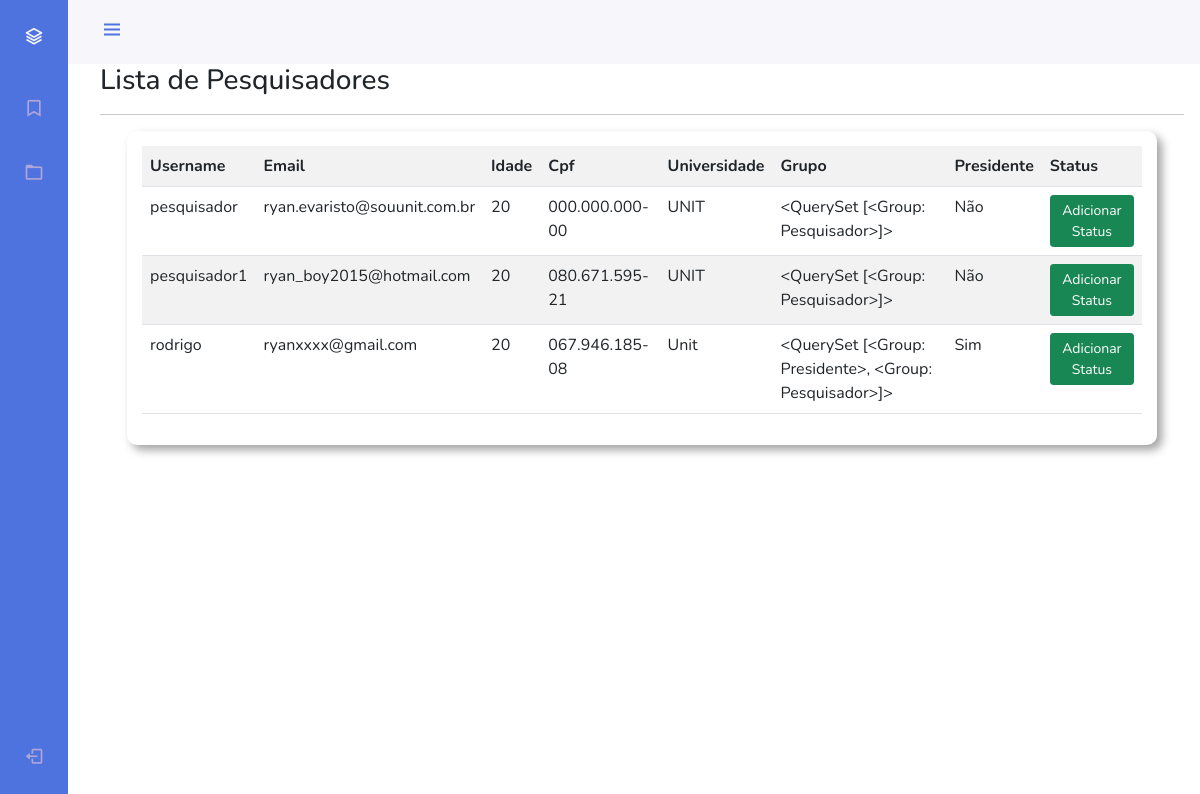
Page /listar/presidente/ (signed in) on the earlier database version.
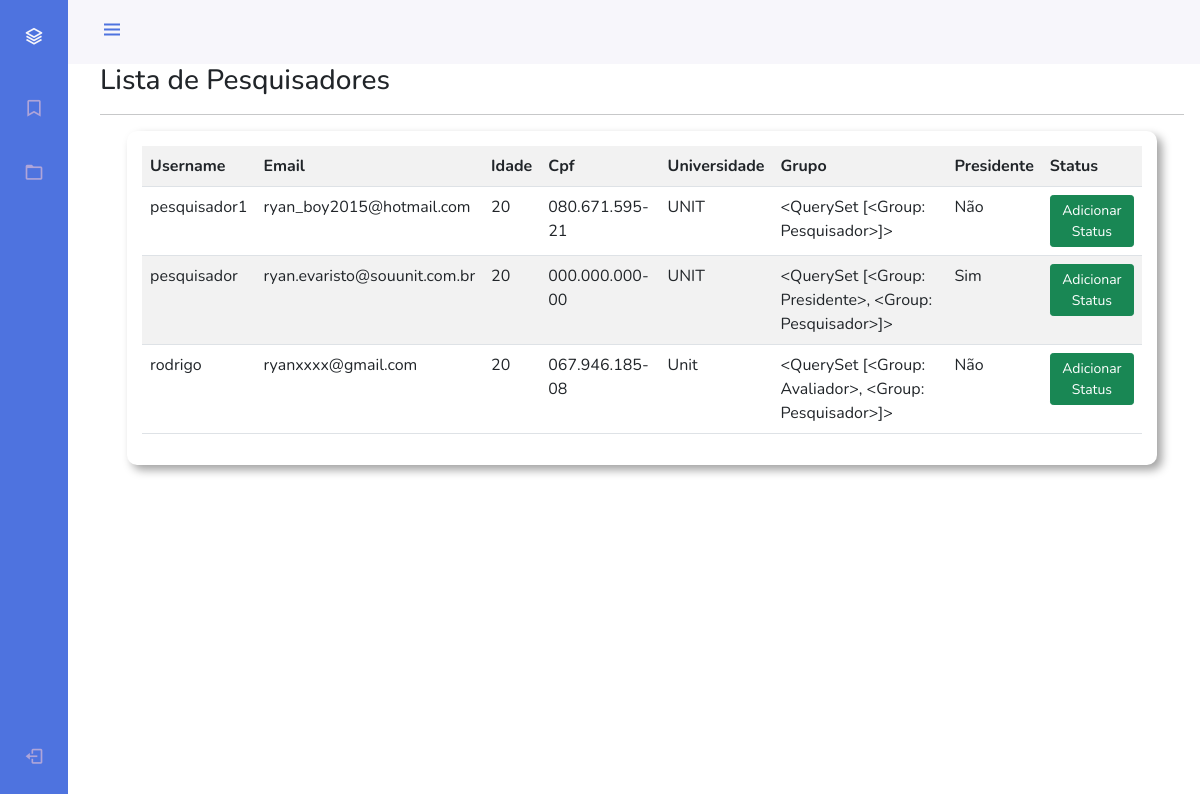
Same page on the later database version.
### Pesquisador/models.py (models this page shows, shortened)
class User(AbstractUser):
    nome = models.CharField("Nome: ",max_length=200,null=True, blank=True)
    email = models.EmailField(max_length=100,null=True, blank=True)
    idade = models.CharField(max_length=3,null=True, blank=True)
    cpf = models.CharField(max_length=14 ,verbose_name='CPF',null=True,blank=True)
    universidade = models.CharField(max_length=100,null=True)
    is_avaliador = models.BooleanField("É Avaliador ?",default=True, null=True)
    is_presidente = models.BooleanField('É presidente ?', default=False)

### administrador/views.py (the view)
# urls.py: path('listar/presidente/', views.PesquisadorList.as_view(),name="pesqList"),
class PesquisadorList(ListView):
    model = User
    template_name = 'administrador/presidente/lista-pesquisador.html'
    def get_queryset(self):
        return User.objects.filter(groups=5)

### template/administrador/presidente/lista-pesquisador.html (shortened to what this page needs)
{% extends 'model-page.html'%}
{% load static %}
{% load crispy_forms_tags %}
{% block conteudo %}
{% if request.user.groups.all.0.name == "Administrador" %}
<link rel="stylesheet" href="{% static 'css/section.css' %}">
<h3>Lista de Pesquisadores</h3>
<hr>
<section style="margin-top: 10px;">
    <div class="table-responsive">
        <table class="table table-striped">
            <tr>
                <th>Username</th>
                <th>Email</th>
                <th>Idade</th>
                <th>Cpf</th>
                <th>Universidade</th>
                <th>Grupo</th>
                <th>Presidente</th>
                <th>Status</th>
            </tr>
            {% for pesquisador in object_list %}
            <tr>
                <td>{{ pesquisador.username }}</td>
                <td>{{ pesquisador.email }}</td>
                <td>{{ pesquisador.idade }}</td>
                <td>{{ pesquisador.cpf }}</td>
                <td>{{ pesquisador.universidade }}</td>
                <td>{{ pesquisador.groups.all }}</td>
                {% if pesquisador.is_presidente == False %}
                    <td>Não</td>
                {% else %}
                    <td>Sim</td>
                {% endif %}
                <td>
                    <a href="{% url 'pesqUpdate' pesquisador.pk %}" class="btn btn-success btn-sm">Adicionar Status</a>
                </td>
            </tr>
            {% empty %}
            <tr>
                <td colspan="5">Nenhum Pesquisador registrado.</td>
            </tr>
            {% endfor %}
        </table>
    </div>
</section>
{% else %}
    <a href="{% url 'logout' %}" class="btn btn-primary" >Logout</a>
    <hr>
    <h2>Você não tem permissão por favor faça o login como secretária</h2>
{% endif %}
{% endblock %}

Differences in the rows shown:
changed User "pesquisador1": moves up the list
changed User "pesquisador": groups.all "<QuerySet [<Group: Pesquisador>]>" → "<QuerySet [<Group: Presidente>, <Group: Pesquisador>]>"; is_presidente "Não" → "Sim"
changed User "rodrigo": groups.all "<QuerySet [<Group: Presidente>, <Group: Pesquisador>]>" → "<QuerySet [<Group: Avaliador>, <Group: Pesquisador>]>"; is_presidente "Sim" → "Não"
